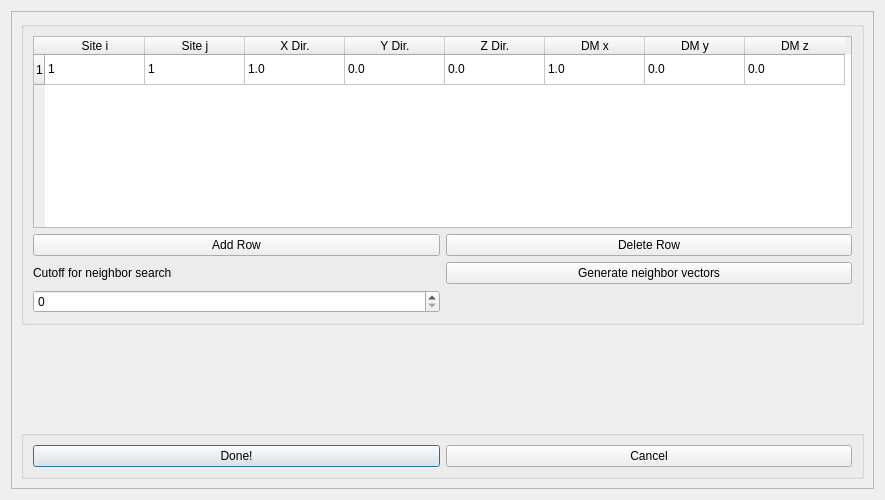
<?xml version="1.0" encoding="UTF-8"?>
<ui version="4.0">
 <class>InpDMfileCreate</class>
 <widget class="QDialog" name="InpDMfileCreate">
  <property name="geometry">
   <rect>
    <x>0</x>
    <y>0</y>
    <width>885</width>
    <height>500</height>
   </rect>
  </property>
  <property name="windowTitle">
   <string>DMfile Creation</string>
  </property>
  <layout class="QGridLayout" name="gridLayout_3">
   <item row="0" column="0">
    <widget class="QScrollArea" name="InpDMfileScrollArea">
     <property name="widgetResizable">
      <bool>true</bool>
     </property>
     <widget class="QWidget" name="scrollAreaWidgetContents">
      <property name="geometry">
       <rect>
        <x>0</x>
        <y>0</y>
        <width>860</width>
        <height>500</height>
       </rect>
      </property>
      <layout class="QGridLayout" name="gridLayout_2">
       <item row="3" column="0" colspan="2">
        <widget class="QGroupBox" name="InDMfileButtonBox">
         <property name="title">
          <string/>
         </property>
         <layout class="QHBoxLayout" name="horizontalLayout">
          <item>
           <widget class="QPushButton" name="InpDMfileDone">
            <property name="text">
             <string>Done!</string>
            </property>
           </widget>
          </item>
          <item>
           <widget class="QPushButton" name="InpDMfileCancel">
            <property name="text">
             <string>Cancel</string>
            </property>
           </widget>
          </item>
         </layout>
        </widget>
       </item>
       <item row="0" column="0" colspan="2">
        <widget class="QGroupBox" name="InDMfileBox">
         <property name="title">
          <string/>
         </property>
         <layout class="QGridLayout" name="gridLayout">
          <item row="0" column="0" colspan="2">
           <widget class="QTableWidget" name="InDMfileTable">
            <property name="lineWidth">
             <number>2</number>
            </property>
            <property name="midLineWidth">
             <number>1</number>
            </property>
            <property name="rowCount">
             <number>1</number>
            </property>
            <row/>
            <column>
             <property name="text">
              <string>Site i</string>
             </property>
            </column>
            <column>
             <property name="text">
              <string>Site j</string>
             </property>
            </column>
            <column>
             <property name="text">
              <string>X Dir.</string>
             </property>
            </column>
            <column>
             <property name="text">
              <string>Y Dir.</string>
             </property>
            </column>
            <column>
             <property name="text">
              <string>Z Dir.</string>
             </property>
            </column>
            <column>
             <property name="text">
              <string>DM x</string>
             </property>
            </column>
            <column>
             <property name="text">
              <string>DM y</string>
             </property>
            </column>
            <column>
             <property name="text">
              <string>DM z</string>
             </property>
            </column>
            <item row="0" column="0">
             <property name="text">
              <string>1</string>
             </property>
            </item>
            <item row="0" column="1">
             <property name="text">
              <string>1</string>
             </property>
            </item>
            <item row="0" column="2">
             <property name="text">
              <string>1.0</string>
             </property>
            </item>
            <item row="0" column="3">
             <property name="text">
              <string>0.0</string>
             </property>
            </item>
            <item row="0" column="4">
             <property name="text">
              <string>0.0</string>
             </property>
            </item>
            <item row="0" column="5">
             <property name="text">
              <string>1.0</string>
             </property>
            </item>
            <item row="0" column="6">
             <property name="text">
              <string>0.0</string>
             </property>
            </item>
            <item row="0" column="7">
             <property name="text">
              <string>0.0</string>
             </property>
            </item>
           </widget>
          </item>
          <item row="1" column="0">
           <widget class="QPushButton" name="InDMfileAddRow">
            <property name="text">
             <string>Add Row</string>
            </property>
           </widget>
          </item>
          <item row="1" column="1">
           <widget class="QPushButton" name="InDMfileDelRow">
            <property name="text">
             <string>Delete Row</string>
            </property>
           </widget>
          </item>
          <item row="2" column="1">
           <widget class="QPushButton" name="InDMfileGenVectors">
            <property name="text">
             <string>Generate neighbor vectors</string>
            </property>
           </widget>
          </item>
          <item row="2" column="0">
           <widget class="QLabel" name="InDMfileCutoffLabel">
            <property name="text">
             <string>Cutoff for neighbor search</string>
            </property>
           </widget>
          </item>
          <item row="3" column="0">
           <widget class="QSpinBox" name="InDMfileNNCutoff">
            <property name="toolTip">
             <string>Set cutoff of nearest neighbor search</string>
            </property>
            <property name="statusTip">
             <string>Set cutoff of nearest neighbor search</string>
            </property>
            <property name="whatsThis">
             <string>Set cutoff of nearest neighbor search</string>
            </property>
            <property name="maximum">
                <number>5</number>
            </property>
           </widget>
          </item>
         </layout>
        </widget>
       </item>
       <item row="2" column="0">
        <spacer name="verticalSpacer">
         <property name="orientation">
          <enum>Qt::Vertical</enum>
         </property>
         <property name="sizeHint" stdset="0">
          <size>
           <width>20</width>
           <height>29</height>
          </size>
         </property>
        </spacer>
       </item>
      </layout>
     </widget>
    </widget>
   </item>
  </layout>
 </widget>
 <resources/>
 <connections/>
</ui>
